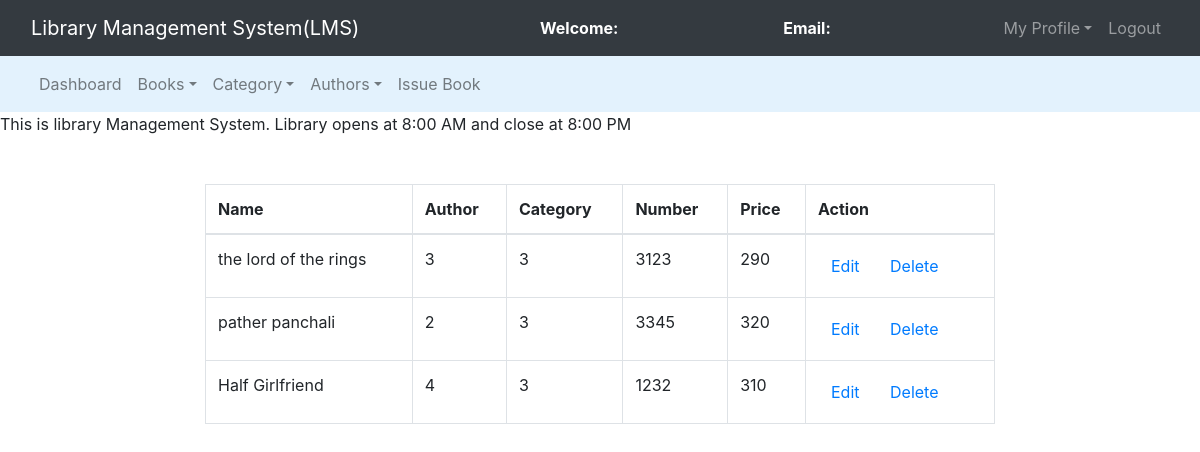
The page /admin/manage_book.php on the database its author committed.
### tables this page shows
CREATE TABLE `books` (
  `book_id` int(11) NOT NULL,
  `book_name` varchar(255) NOT NULL,
  `author_id` int(11) DEFAULT NULL,
  `cat_id` int(11) DEFAULT NULL,
  `book_no` int(11) NOT NULL,
  `book_price` int(11) NOT NULL
);

### admin/manage_book.php (the view, shortened to what this page needs)
<!DOCTYPE html>
<html>
<head>
	<link rel="stylesheet" type="text/css" href="../bootstrap-4.4.1/css/bootstrap.min.css">
</head>
<body>
	<nav class="navbar navbar-expand-lg navbar-dark bg-dark">
		<div class="container-fluid">
			<div class="navbar-header">
				<a class="navbar-brand" href="admin_dashboard.php">Library Management System(LMS)</a>
			</div>
			<font style="color: white"><span><strong>Welcome: <?php echo $_SESSION['name']; ?></strong></span></font>
			<font style="color: white"><span><strong>Email: <?php echo $_SESSION['email']; ?></strong></span></font>
			<ul class="nav navbar-nav navbar-right">
				<li class="nav-item dropdown">
					<a class="nav-link dropdown-toggle" data-toggle="dropdown">My Profile</a>
				</li>
				<li class="nav-item"><a class="nav-link" href="logout.php">Logout</a></li>
			</ul>
		</div>
	</nav>
	<nav class="navbar navbar-expand-lg navbar-light" style="background-color: #e3f2fd">
		<div class="container-fluid">
			<ul class="nav navbar-nav navbar-center">
				<li class="nav-item">
					<a href="admin_dashboard.php" class="nav-link">Dashboard</a>
				</li>
				<li class="nav-item dropdown">
					<a href="" class="nav-link dropdown-toggle" data-toggle="dropdown">Books</a>
				</li>
				<li class="nav-item dropdown">
					<a href="" class="nav-link dropdown-toggle" data-toggle="dropdown">Category</a>
				</li>
				<li class="nav-item dropdown">
					<a href="" class="nav-link dropdown-toggle" data-toggle="dropdown">Authors</a>
				</li>
				<li class="nav-item">
					<a href="issue_book.php" class="nav-link">Issue Book</a>
				</li>
			</ul>
		</div>
	</nav>
	<span><marquee>This is library Management System. Library opens at 8:00 AM and close at 8:00 PM</marquee></span><br><br>
	<div class="row">
		<div class="col-md-2"></div>
		<div class="col-md-8">
			<table class="table table-bordered table-hover">
				<thead>
					<tr>
						<th>Name</th>
						<th>Author</th>
						<th>Category</th>
						<th>Number</th>
						<th>Price</th>
						<th>Action</th>
					</tr>
				</thead>
				<?php
					$connection = mysqli_connect("localhost","root","");
					$query = "select * from books";
					$query_run = mysqli_query($connection,$query);
					while($row = mysqli_fetch_assoc($query_run)){
						?>
						<tr>
							<td><?php echo $row['book_name']; ?></td>
							<td><?php echo $row['author_id']; ?></td>
							<td><?php echo $row['cat_id']; ?></td>
							<td><?php echo $row['book_no']; ?></td>
							<td><?php echo $row['book_price']; ?></td>
							<td>
								<button class="btn"><a href="edit_book.php?bn=<?php echo $row['book_no']; ?>">Edit</a></button>
								<button class="btn"><a href="delete_book.php?bn=<?php echo $row['book_no']; ?>">Delete</a></button>
							</td>
						</tr>
						<?php
					}
				?>
			</table>
		</div>
		<div class="col-md-2"></div>
	</div>
</body>
</html>

### rows shown on the page
books: book_name "the lord of the rings", author "3", cat "3", book_no "3123", book_price "290"
books: book_name "pather panchali", author "2", cat "3", book_no "3345", book_price "320"
books: book_name "Half Girlfriend", author "4", cat "3", book_no "1232", book_price "310"
